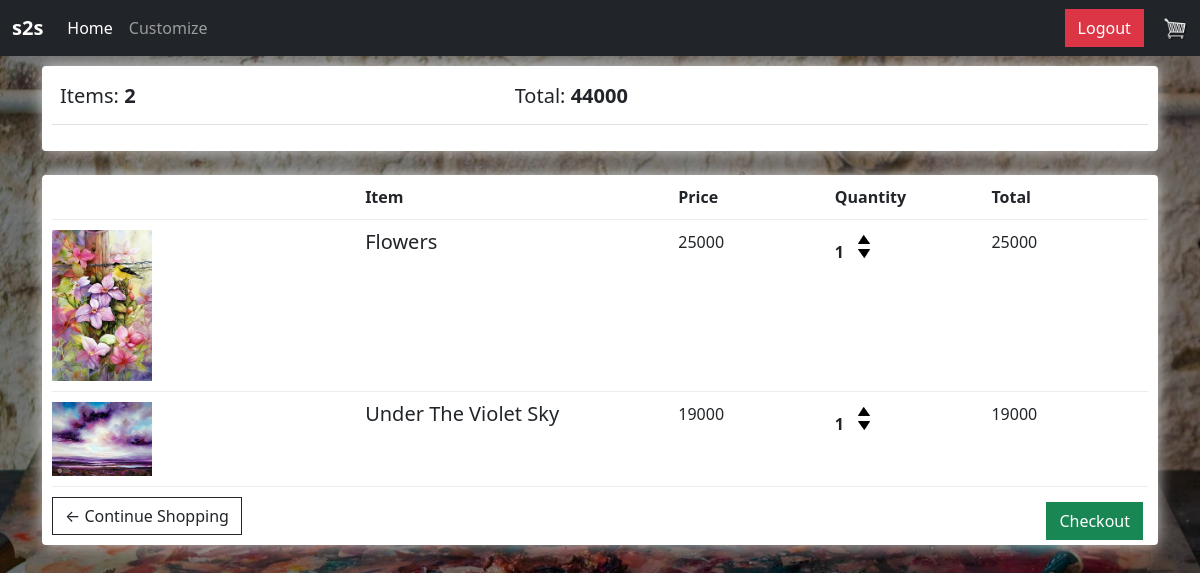
The app's page /cart/ (signed in) with its own data.
### shop/models.py (models this page shows, shortened)
class Order(models.Model):
    customer = models.ForeignKey(Customer, on_delete=models.SET_NULL, null=True, blank=True)
    date_ordered = models.DateTimeField(auto_now_add=True)
    complete = models.BooleanField(default=False)
    transaction_id = models.CharField(max_length=100, null=True)
    @property
    def get_cart_total(self):
        orderitems = self.orderitem_set.all()
        total = sum([item.get_total for item in orderitems])
        return total
    @property
    def get_cart_items(self):
        orderitems = self.orderitem_set.all()
        total = sum([item.quantity for item in orderitems])
        return total

class OrderItem(models.Model):
    product = models.ForeignKey(Artwork, on_delete=models.SET_NULL, null=True)
    order = models.ForeignKey(Order, on_delete=models.SET_NULL, null=True)
    quantity = models.IntegerField(default=0, null=True, blank=True)
    date_added = models.DateTimeField(auto_now_add=True)
    @property
    def get_total(self):
        total=self.product.price*self.quantity
        return total

class Artwork(models.Model):
    art_name=models.CharField(max_length=100)
    category = models.CharField(max_length=100)
    artist_name=models.CharField(max_length=100)
    pub_date=models.DateField()
    price=models.IntegerField()
    dimension=models.CharField(max_length=100,default="")
    image=models.ImageField(upload_to='shop/artworks')
    slug=models.SlugField(default="")
    @property
    def imageURL(self):
        try:
           url = self.image.url
        except:
           url = ''
        return url

### shop/views.py (the view)
# urls.py: path("cart/",views.cart,name="cart"),
def cart(request):
    data=cookieData(request)
    order=data['order']
    items=data['items']
    context={'items':items,'order':order}
    return render(request,'shop/cart.html',context)

### shop/utils.py (called while the page is built)
def cookieData(request):
    if request.user.is_authenticated:
        customer=request.user.customer
        order,created=Order.objects.get_or_create(customer=customer,complete=False)
        items=order.orderitem_set.all()
    else:
        cookieData=cookieCart(request)
        order=cookieData['order']
        items=cookieData['items']
    return{'order':order,'items':items}

### shop/templates/shop/cart.html (shortened to what this page needs)
{% extends 'shop/base.html' %}
{% load static %}
{% block content %}
<div class="row">
<div class="col-lg-12">
  <div class="box-element">
    <table class="table">
      <tr>
        <th><h5>Items: <strong>{{order.get_cart_items}}</strong></h5></th>
        <th><h5>Total:<strong> {{order.get_cart_total}}</strong></h5></th>
      </tr>
    </table>
  </div>
  <br>
  <div class="box-element">
    <div class="cart-row">
      <div style="flex:2"></div>
      <div style="flex:2"><strong>Item</strong></div>
      <div style="flex:1"><strong>Price</strong></div>
      <div style="flex:1"><strong>Quantity</strong></div>
      <div style="flex:1"><strong>Total</strong></div>
    </div>
  {% for item in items %}
    <div class="cart-row">
      <div style="flex:2"><img class="row-image" src="{{item.product.imageURL}}"></div>
      <div style="flex:2"><h5>{{item.product.art_name}}</h5></div>
      <div style="flex:1"><p>{{item.product.price}}</p></div>
      <div style="flex:1">
        <p class="quantity">{{item.quantity}}</p>
        <div class="quantity">
          <img data-product="{{item.product.id}}" data-action="add" class="chg-quantity update-cart" src="{% static  'images/up.png' %}">
          <img data-product="{{item.product.id}}" data-action="remove" class="chg-quantity update-cart" src="{% static  'images/down.png' %}">
        </div>
      </div>
      <div style="flex:1"><p>{{item.get_total}}</p></div>
    </div>
 {% endfor %}
   <a  class="btn btn-outline-dark" href="{% url 'shop:index' %}">&#x2190; Continue Shopping</a>
   <a id="check" style="float:right; margin:5px;" class="btn btn-success" href="{% url 'shop:checkout' %}">Checkout</a>
  </div>
</div>
</div>
{% endblock content %}

### shop/templates/shop/base.html (shortened to what this page needs)
{% load static %}
<!doctype html>
<html lang="en">
  <head>
    <link href="https://cdn.jsdelivr.net/npm/bootstrap@5.0.0-beta3/dist/css/bootstrap.min.css" rel="stylesheet">
    <link rel="stylesheet" type="text/css" href="{% static 'css/mains1.css' %}">
  </head>
  <body id="home">
  <nav class="navbar navbar-expand-lg navbar-dark bg-dark scrolling navbar">
  <div class="container-fluid">
    <a class="navbar-brand" href="{% url 'shop:index' %}"><b>s2s</b></a>
    <div class="collapse navbar-collapse" id="navbarSupportedContent">
      <ul class="navbar-nav me-auto mb-2 mb-lg-0">
        <li class="nav-item">
          <a class="nav-link active" aria-current="page" href="{% url 'shop:index' %}">Home</a>
        </li>
        <li class="nav-item">
          <a class="nav-link" href="{% url 'shop:customize' %}">Customize</a>
        </li>
      </ul>
      <div class="form-inline my-2 my-lg-0">
        {% if user.is_authenticated %}
        <a class="btn btn-danger" href="/logout">Logout</a>
        {% else %}
        <a class="btn btn-success" href="/login">Login</a>
        <a class="btn btn-primary" href="/register">Signup</a>
        {% endif %}
        <a href="{% url 'shop:cart' %}">
          <img id="cart-icon" src="{% static 'images/cart.png' %}">
        </a>
      </div>
    </div>
  </div>
</nav>
<div class="container">
  {% block content %}
  {% endblock content %}
</div>
</body>
</html>

### shop/static/css/mains1.css (style rules this page uses)
body { background-color: hsl(0, 0%, 98%); }
.box-element { background-color: #fff; border-radius: 4px; padding: 10px; box-shadow:hsl(0, 0%, 80%) 0 0 16px; }
#home { background: linear-gradient( rgba(0, 0, 0, 0.5), rgba(0, 0, 0, 0.5)) ,url('bg.jpg'); -webkit-background-size: cover; -moz-background-size: cover; -o-background-size: cover; background-size: cover; }
#cart-icon { width:25px; display: inline-block; margin-left: 15px; }
.col-lg-4, .col-lg-6, .col-lg-8, .col-lg-12 { margin-top: 10px; }
.btn { border-radius: 0; }
.row-image { width: 100px; }
.cart-row { display: flex; align-items: flex-stretch; padding-bottom: 10px; margin-bottom: 10px; border-bottom: 1px solid #ececec; }
.quantity { display: inline-block; font-weight: 700; padding-right:10px; }
.chg-quantity { width: 12px; cursor: pointer; display: block; margin-top: 5px; transition:.1s; }

### records on screen
Order: get_cart_items "2", get_cart_total "44000"
OrderItem: product.imageURL (picture), product.art_name "Flowers", product.price "25000", quantity "1", get_total "25000"
OrderItem: product.imageURL (picture), product.art_name "Under The Violet Sky", product.price "19000", quantity "1", get_total "19000"
